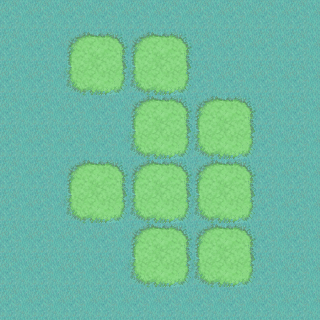

This is a level from a 2D game, rendered from its Tiled map with the project's own tilesets. A one-line summary and the map file follow, with tile-layer data summarised:
An orthogonal 10x10 tile map with 32x32 px tiles, 1 tile layer (Camada de Tiles 1).

<map version="1.0" orientation="orthogonal" renderorder="right-down" width="10" height="10" tilewidth="32" tileheight="32" nextobjectid="1">
 <tileset firstgid="1" name="aqs" tilewidth="32" tileheight="32">
  <image source="9ywlq.png" width="512" height="384" />
 </tileset>
 <layer name="Camada de Tiles 1" width="10" height="10">
  <data>[100 cells, 100 non-empty, 5 distinct tile ids]</data>
 </layer>
</map>
